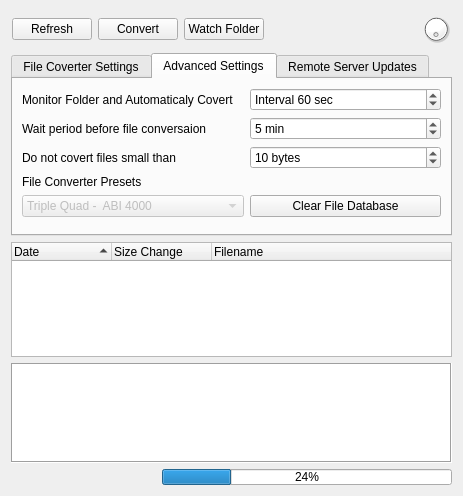
<?xml version="1.0" encoding="UTF-8"?>
<ui version="4.0">
 <class>mzWatcherGui</class>
 <widget class="QWidget" name="mzWatcherGui">
  <property name="geometry">
   <rect>
    <x>0</x>
    <y>0</y>
    <width>463</width>
    <height>496</height>
   </rect>
  </property>
  <property name="sizePolicy">
   <sizepolicy hsizetype="Preferred" vsizetype="Preferred">
    <horstretch>0</horstretch>
    <verstretch>0</verstretch>
   </sizepolicy>
  </property>
  <property name="windowTitle">
   <string>Form</string>
  </property>
  <layout class="QGridLayout" name="gridLayout_2">
   <item row="2" column="0" colspan="3">
    <widget class="QTreeWidget" name="treeWidget">
     <property name="sizePolicy">
      <sizepolicy hsizetype="Expanding" vsizetype="Expanding">
       <horstretch>0</horstretch>
       <verstretch>0</verstretch>
      </sizepolicy>
     </property>
     <property name="minimumSize">
      <size>
       <width>0</width>
       <height>100</height>
      </size>
     </property>
     <property name="selectionMode">
      <enum>QAbstractItemView::MultiSelection</enum>
     </property>
     <property name="sortingEnabled">
      <bool>true</bool>
     </property>
     <property name="animated">
      <bool>true</bool>
     </property>
     <property name="headerHidden">
      <bool>false</bool>
     </property>
     <attribute name="headerDefaultSectionSize">
      <number>100</number>
     </attribute>
     <attribute name="headerMinimumSectionSize">
      <number>5</number>
     </attribute>
     <column>
      <property name="text">
       <string notr="true">Date</string>
      </property>
     </column>
     <column>
      <property name="text">
       <string>Size Change</string>
      </property>
     </column>
     <column>
      <property name="text">
       <string>Filename</string>
      </property>
     </column>
    </widget>
   </item>
   <item row="3" column="0" colspan="3">
    <widget class="QTextBrowser" name="logWidget">
     <property name="enabled">
      <bool>true</bool>
     </property>
     <property name="sizePolicy">
      <sizepolicy hsizetype="Expanding" vsizetype="Fixed">
       <horstretch>0</horstretch>
       <verstretch>0</verstretch>
      </sizepolicy>
     </property>
     <property name="minimumSize">
      <size>
       <width>0</width>
       <height>0</height>
      </size>
     </property>
     <property name="maximumSize">
      <size>
       <width>16777215</width>
       <height>100</height>
      </size>
     </property>
     <property name="toolTip">
      <string>Process Log</string>
     </property>
     <property name="autoFillBackground">
      <bool>false</bool>
     </property>
     <property name="styleSheet">
      <string notr="true"/>
     </property>
     <property name="frameShape">
      <enum>QFrame::Box</enum>
     </property>
     <property name="frameShadow">
      <enum>QFrame::Sunken</enum>
     </property>
     <property name="documentTitle">
      <string>Log</string>
     </property>
     <property name="readOnly">
      <bool>true</bool>
     </property>
     <property name="openLinks">
      <bool>false</bool>
     </property>
    </widget>
   </item>
   <item row="4" column="1" colspan="2">
    <widget class="QProgressBar" name="progressBar">
     <property name="sizePolicy">
      <sizepolicy hsizetype="Preferred" vsizetype="Preferred">
       <horstretch>0</horstretch>
       <verstretch>0</verstretch>
      </sizepolicy>
     </property>
     <property name="value">
      <number>24</number>
     </property>
    </widget>
   </item>
   <item row="1" column="0" colspan="3">
    <widget class="QTabWidget" name="tabWidget">
     <property name="enabled">
      <bool>true</bool>
     </property>
     <property name="sizePolicy">
      <sizepolicy hsizetype="Expanding" vsizetype="Minimum">
       <horstretch>0</horstretch>
       <verstretch>0</verstretch>
      </sizepolicy>
     </property>
     <property name="currentIndex">
      <number>1</number>
     </property>
     <property name="documentMode">
      <bool>false</bool>
     </property>
     <property name="movable">
      <bool>false</bool>
     </property>
     <widget class="QWidget" name="tabWidgetPage1">
      <attribute name="title">
       <string>File Coverter Settings</string>
      </attribute>
      <layout class="QGridLayout" name="gridLayout">
       <item row="1" column="2" colspan="3">
        <widget class="QLineEdit" name="destFolderEdit">
         <property name="text">
          <string/>
         </property>
         <property name="readOnly">
          <bool>true</bool>
         </property>
        </widget>
       </item>
       <item row="4" column="0">
        <widget class="QLabel" name="label_4">
         <property name="text">
          <string>Extention</string>
         </property>
        </widget>
       </item>
       <item row="4" column="2">
        <widget class="QLineEdit" name="extentionEdit">
         <property name="text">
          <string/>
         </property>
        </widget>
       </item>
       <item row="0" column="2" colspan="3">
        <widget class="QLineEdit" name="sourceFolderEdit">
         <property name="text">
          <string/>
         </property>
         <property name="readOnly">
          <bool>true</bool>
         </property>
        </widget>
       </item>
       <item row="4" column="3">
        <widget class="QLabel" name="label_5">
         <property name="text">
          <string> Skip Files Older than</string>
         </property>
        </widget>
       </item>
       <item row="4" column="4">
        <widget class="QSpinBox" name="dayDiffBox">
         <property name="suffix">
          <string> days</string>
         </property>
         <property name="maximum">
          <number>1000000000</number>
         </property>
         <property name="value">
          <number>5</number>
         </property>
        </widget>
       </item>
       <item row="2" column="2" colspan="3">
        <widget class="QLineEdit" name="commandEdit">
         <property name="text">
          <string/>
         </property>
        </widget>
       </item>
       <item row="2" column="0">
        <widget class="QLabel" name="label_3">
         <property name="text">
          <string>Coverter Command</string>
         </property>
        </widget>
       </item>
       <item row="6" column="0">
        <widget class="QLabel" name="label_7">
         <property name="text">
          <string>Dest File Format</string>
         </property>
        </widget>
       </item>
       <item row="6" column="2">
        <widget class="QComboBox" name="destFileFormatBox">
         <item>
          <property name="text">
           <string>mzXML</string>
          </property>
         </item>
         <item>
          <property name="text">
           <string>mzML</string>
          </property>
         </item>
         <item>
          <property name="text">
           <string>mzData</string>
          </property>
         </item>
        </widget>
       </item>
       <item row="0" column="0">
        <widget class="QPushButton" name="sourceFolderButton">
         <property name="text">
          <string>Source Folder</string>
         </property>
        </widget>
       </item>
       <item row="1" column="0">
        <widget class="QPushButton" name="destFolderButton">
         <property name="text">
          <string>Dest Folder</string>
         </property>
        </widget>
       </item>
       <item row="6" column="3" colspan="2">
        <widget class="QCheckBox" name="makeCopyCheckBox">
         <property name="text">
          <string>Make a copy of original file</string>
         </property>
        </widget>
       </item>
      </layout>
     </widget>
     <widget class="QWidget" name="tab">
      <attribute name="title">
       <string>Advanced Settings</string>
      </attribute>
      <layout class="QFormLayout" name="formLayout">
       <property name="fieldGrowthPolicy">
        <enum>QFormLayout::AllNonFixedFieldsGrow</enum>
       </property>
       <item row="3" column="1">
        <widget class="QSpinBox" name="monitorTimeout">
         <property name="suffix">
          <string> sec</string>
         </property>
         <property name="prefix">
          <string>Interval </string>
         </property>
         <property name="minimum">
          <number>1</number>
         </property>
         <property name="maximum">
          <number>999999999</number>
         </property>
         <property name="singleStep">
          <number>60</number>
         </property>
         <property name="value">
          <number>60</number>
         </property>
        </widget>
       </item>
       <item row="7" column="0">
        <widget class="QLabel" name="label_6">
         <property name="text">
          <string>File Converter Presets</string>
         </property>
        </widget>
       </item>
       <item row="8" column="0">
        <widget class="QComboBox" name="instrumentBox">
         <property name="enabled">
          <bool>false</bool>
         </property>
         <property name="editable">
          <bool>false</bool>
         </property>
         <item>
          <property name="text">
           <string>Triple Quad -  ABI 4000</string>
          </property>
         </item>
         <item>
          <property name="text">
           <string>Ion Trap - Thermo LTQ XL</string>
          </property>
         </item>
         <item>
          <property name="text">
           <string>Triple Quad - Thermo TSQ Vantage</string>
          </property>
         </item>
         <item>
          <property name="text">
           <string>Other</string>
          </property>
         </item>
        </widget>
       </item>
       <item row="8" column="1">
        <widget class="QPushButton" name="clearDatabaseButton">
         <property name="text">
          <string>Clear File Database</string>
         </property>
        </widget>
       </item>
       <item row="5" column="0">
        <widget class="QLabel" name="label">
         <property name="text">
          <string>Wait period before file conversaion</string>
         </property>
        </widget>
       </item>
       <item row="5" column="1">
        <widget class="QSpinBox" name="converter_waitTime">
         <property name="suffix">
          <string> min</string>
         </property>
         <property name="prefix">
          <string/>
         </property>
         <property name="value">
          <number>5</number>
         </property>
        </widget>
       </item>
       <item row="6" column="0">
        <widget class="QLabel" name="label_2">
         <property name="text">
          <string>Do not covert files small than</string>
         </property>
        </widget>
       </item>
       <item row="6" column="1">
        <widget class="QSpinBox" name="minimumsFileSize">
         <property name="suffix">
          <string> bytes</string>
         </property>
         <property name="prefix">
          <string/>
         </property>
         <property name="maximum">
          <number>1000000000</number>
         </property>
         <property name="value">
          <number>10</number>
         </property>
        </widget>
       </item>
       <item row="3" column="0">
        <widget class="QLabel" name="label_10">
         <property name="text">
          <string>Monitor Folder and Automaticaly Covert </string>
         </property>
        </widget>
       </item>
      </layout>
     </widget>
     <widget class="QWidget" name="tab_2">
      <attribute name="title">
       <string>Remote Server Updates</string>
      </attribute>
      <widget class="QLabel" name="label_8">
       <property name="geometry">
        <rect>
         <x>10</x>
         <y>40</y>
         <width>141</width>
         <height>16</height>
        </rect>
       </property>
       <property name="text">
        <string>Remote Server Url:</string>
       </property>
      </widget>
      <widget class="QLineEdit" name="remoteServerUrl">
       <property name="geometry">
        <rect>
         <x>150</x>
         <y>40</y>
         <width>271</width>
         <height>20</height>
        </rect>
       </property>
       <property name="text">
        <string/>
       </property>
      </widget>
      <widget class="QLabel" name="label_9">
       <property name="geometry">
        <rect>
         <x>10</x>
         <y>60</y>
         <width>131</width>
         <height>20</height>
        </rect>
       </property>
       <property name="text">
        <string>Instrument Identification:</string>
       </property>
      </widget>
      <widget class="QLineEdit" name="instrumentId">
       <property name="geometry">
        <rect>
         <x>150</x>
         <y>60</y>
         <width>271</width>
         <height>20</height>
        </rect>
       </property>
      </widget>
      <widget class="QCheckBox" name="remoteLoging">
       <property name="geometry">
        <rect>
         <x>10</x>
         <y>10</y>
         <width>191</width>
         <height>17</height>
        </rect>
       </property>
       <property name="text">
        <string>Activate Remote Loging Service</string>
       </property>
      </widget>
     </widget>
    </widget>
   </item>
   <item row="0" column="0" colspan="3">
    <widget class="QFrame" name="frame">
     <property name="minimumSize">
      <size>
       <width>0</width>
       <height>36</height>
      </size>
     </property>
     <property name="frameShape">
      <enum>QFrame::NoFrame</enum>
     </property>
     <property name="frameShadow">
      <enum>QFrame::Sunken</enum>
     </property>
     <layout class="QGridLayout" name="gridLayout_3">
      <property name="margin">
       <number>1</number>
      </property>
      <item row="0" column="0">
       <widget class="QPushButton" name="refreshButton">
        <property name="text">
         <string>Refresh</string>
        </property>
        <property name="icon">
         <iconset resource="../mzroll/mzroll.qrc">
          <normaloff>:/images/refresh.png</normaloff>:/images/refresh.png</iconset>
        </property>
       </widget>
      </item>
      <item row="0" column="3">
       <spacer name="horizontalSpacer">
        <property name="orientation">
         <enum>Qt::Horizontal</enum>
        </property>
        <property name="sizeHint" stdset="0">
         <size>
          <width>144</width>
          <height>27</height>
         </size>
        </property>
       </spacer>
      </item>
      <item row="0" column="1">
       <widget class="QPushButton" name="convertButton">
        <property name="text">
         <string>Convert</string>
        </property>
        <property name="icon">
         <iconset resource="../mzroll/mzroll.qrc">
          <normaloff>:/images/export.png</normaloff>:/images/export.png</iconset>
        </property>
       </widget>
      </item>
      <item row="0" column="4">
       <widget class="QDial" name="monitorDial">
        <property name="enabled">
         <bool>true</bool>
        </property>
        <property name="sizePolicy">
         <sizepolicy hsizetype="Fixed" vsizetype="Fixed">
          <horstretch>0</horstretch>
          <verstretch>0</verstretch>
         </sizepolicy>
        </property>
        <property name="minimumSize">
         <size>
          <width>30</width>
          <height>30</height>
         </size>
        </property>
        <property name="maximumSize">
         <size>
          <width>30</width>
          <height>30</height>
         </size>
        </property>
        <property name="palette">
         <palette>
          <active>
           <colorrole role="Button">
            <brush brushstyle="SolidPattern">
             <color alpha="255">
              <red>255</red>
              <green>255</green>
              <blue>255</blue>
             </color>
            </brush>
           </colorrole>
          </active>
          <inactive>
           <colorrole role="Button">
            <brush brushstyle="SolidPattern">
             <color alpha="255">
              <red>255</red>
              <green>255</green>
              <blue>255</blue>
             </color>
            </brush>
           </colorrole>
          </inactive>
          <disabled>
           <colorrole role="Button">
            <brush brushstyle="SolidPattern">
             <color alpha="255">
              <red>255</red>
              <green>255</green>
              <blue>255</blue>
             </color>
            </brush>
           </colorrole>
          </disabled>
         </palette>
        </property>
        <property name="focusPolicy">
         <enum>Qt::NoFocus</enum>
        </property>
        <property name="contextMenuPolicy">
         <enum>Qt::NoContextMenu</enum>
        </property>
        <property name="statusTip">
         <string/>
        </property>
        <property name="autoFillBackground">
         <bool>false</bool>
        </property>
        <property name="maximum">
         <number>1</number>
        </property>
        <property name="pageStep">
         <number>1</number>
        </property>
        <property name="tracking">
         <bool>false</bool>
        </property>
        <property name="invertedAppearance">
         <bool>false</bool>
        </property>
        <property name="invertedControls">
         <bool>false</bool>
        </property>
        <property name="wrapping">
         <bool>true</bool>
        </property>
        <property name="notchesVisible">
         <bool>false</bool>
        </property>
       </widget>
      </item>
      <item row="0" column="2">
       <widget class="QPushButton" name="watchButton">
        <property name="text">
         <string>Watch Folder</string>
        </property>
        <property name="icon">
         <iconset resource="../mzroll/mzroll.qrc">
          <normaloff>:/images/train.png</normaloff>:/images/train.png</iconset>
        </property>
       </widget>
      </item>
     </layout>
    </widget>
   </item>
  </layout>
 </widget>
 <resources>
  <include location="../mzroll/mzroll.qrc"/>
 </resources>
 <connections/>
</ui>
